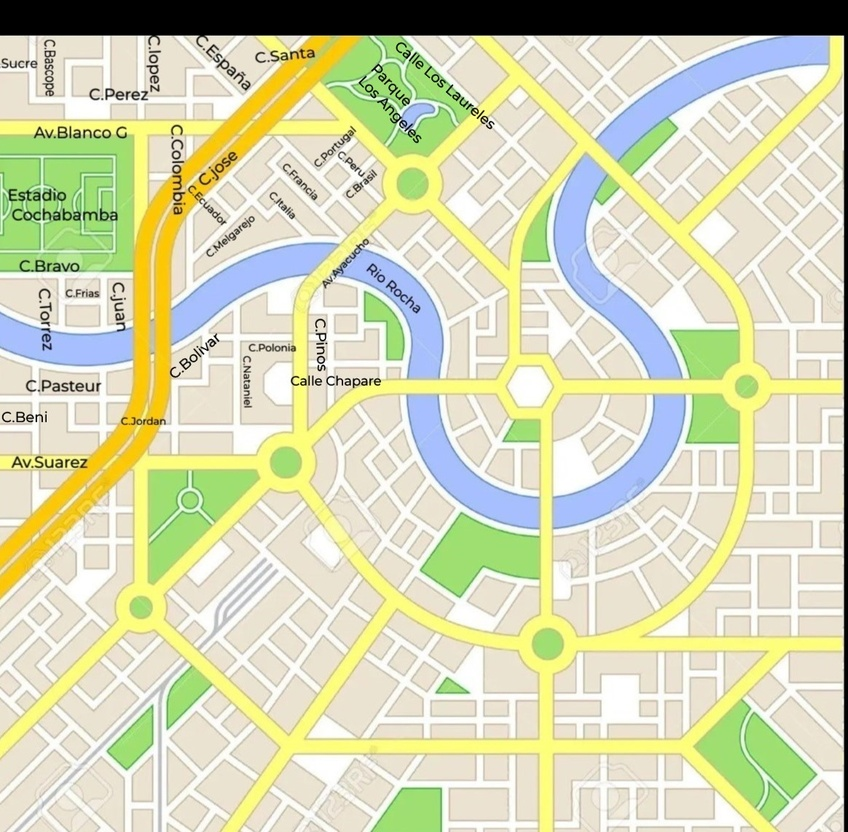
#> input picture IA proyecto/mapaIA.jpg, 848 x 832 px, shrunk from 1164 x 1141 before the run, found by its file name
$ python dibujarimagen.py
#> lines starting #> are read from the running program, lines starting #| are printed output that depends on the picture
import cv2

#Cargar Imagen
img= cv2.imread("IA proyecto/mapaIA.jpg")
#> img is the input picture: shape (832, 848, 3); mean B, G, R 180, 214.3, 211.8

#Cargar Imagen a escala de grises
img= cv2.imread("IA proyecto/mapaIA.jpg",cv2.IMREAD_GRAYSCALE)
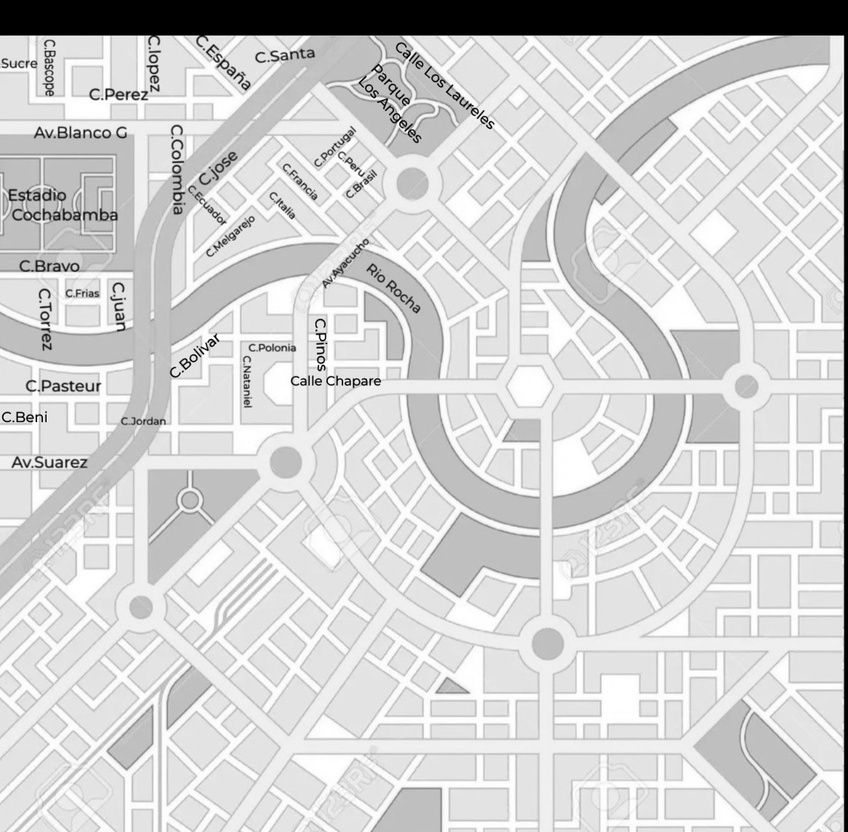
#> img: shape (832, 848); min 0, max 255, mean 209.6

#Guardar una Imagen
#cv2.imwrite('ia.png',img)

 #Mostrar La imagen, esperar tecla para cerrar y destruir ventanas
cv2.imshow('Imagen IA',img)


cv2.waitKey(0)
cv2.destroyAllWindows()
